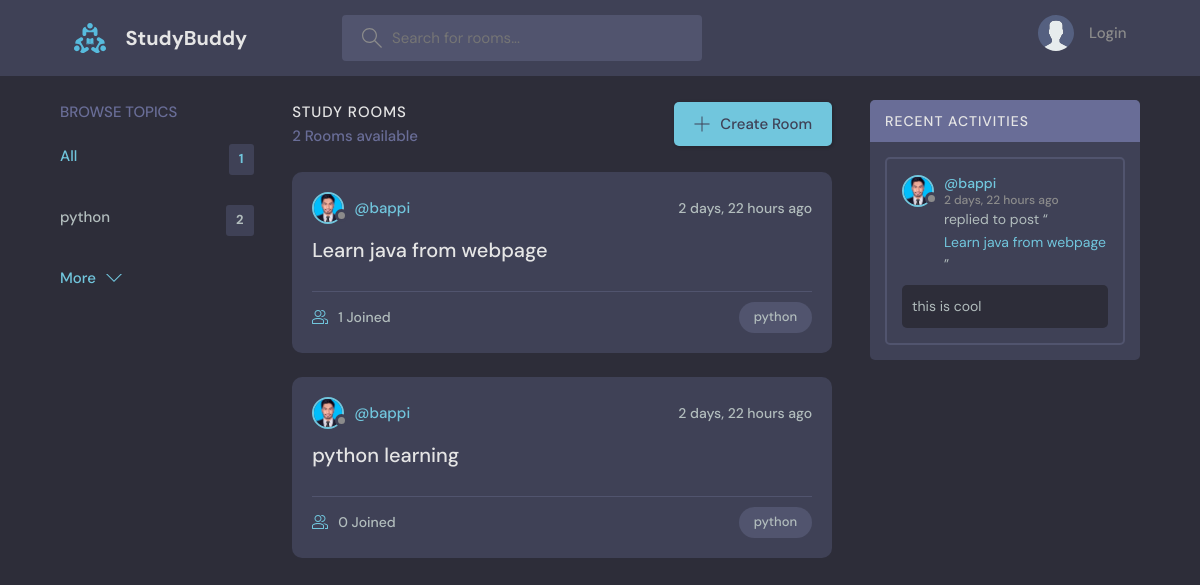
The app's page /, older data.
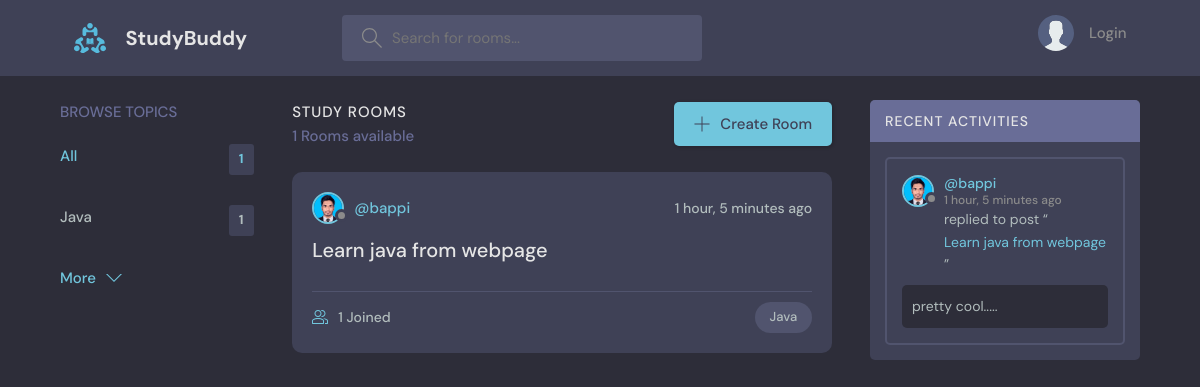
The same page, newer data.
### base/models.py (models this page shows, shortened)
class Topic(models.Model):
    name = models.CharField(max_length=200)

class Rooms(models.Model):
    host = models.ForeignKey(User, on_delete=models.SET_NULL, null=True)
    topic = models.ForeignKey(Topic, on_delete=models.SET_NULL, null=True)
    name = models.CharField(max_length=200)
    description = models.TextField(null=True, blank=True)
    participants = models.ManyToManyField(User, related_name='participants', blank=True)
    updated = models.DateTimeField(auto_now=True)
    created = models.DateTimeField(auto_now_add=True)
    class Meta:
        ordering = ['-updated','-created']
    def __str__(self):
        return self.name

class User(AbstractUser):
    name = models.CharField(max_length=200, null = True)
    email = models.EmailField(unique=True, null = True)
    bio = models.TextField(null=True)
    avatar = models.ImageField(null= True, default='avatar.svg')
    USERNAME_FIELD = 'email'
    REQUIRED_FIELDS = ['username']

class Message(models.Model):
    user = models.ForeignKey(User, on_delete=models.CASCADE)
    room = models.ForeignKey(Rooms, on_delete=models.CASCADE)
    body = models.TextField(max_length=200)
    updated = models.DateTimeField(auto_now=True)
    created = models.DateTimeField(auto_now_add=True)
    class Meta:
        ordering = ['-updated','-created']

### base/views.py (the view)
# urls.py: path('',views.home, name ="home"),
def home(request):
    q = request.GET.get('q') if request.GET.get('q') != None else ''
    print(q)
    rooms = Rooms.objects.filter(Q(topic__name__icontains =q) |
        Q(description__icontains=q) |
        Q(name__icontains=q)
        )
    topics = Topic.objects.all()[0:5]
    room_count = rooms.count()
    room_messages = Message.objects.filter(Q(room__topic__name__icontains=q))
    context = {'rooms': rooms,'topics':topics, 'room_count': room_count, 'room_messages':room_messages}
    return render(request, 'base/home.html',context)

### base/templates/base/home.html (shortened to what this page needs)
{% extends 'main.html' %}
{% block content %}
<main class="layout layout--3">
  <div class="container">
    {% include 'base/topics_compo.html' %}
    <div class="roomList">
      <div class="roomList__header">
        <div>
          <h2>Study Rooms</h2>
          <p>{{room_count}} Rooms available</p>
        </div>
        <a class="btn btn--main" href="{% url 'create_room' %}">
          <svg version="1.1" xmlns="http://www.w3.org/2000/svg" width="32" height="32" viewBox="0 0 32 32">
            <title>add</title>
            <path
              d="M16.943 0.943h-1.885v14.115h-14.115v1.885h14.115v14.115h1.885v-14.115h14.115v-1.885h-14.115v-14.115z">
            </path>
          </svg>
          Create Room
        </a>
      </div>
      {% include 'base/feed_component.html' %}
    </div>
    {% include 'base/activity_compo.html' %}
  </div>
</main>
{% endblock %}

### base/templates/base/topics_compo.html
<div class="topics">
    <div class="topics__header">
      <h2>Browse Topics</h2>
    </div>
    <ul class="topics__list">
      <li>
        <a href="{% url 'home' %}" class="active">All <span>{{ topics.count }}</span></a>
      </li>
      {% for topic in topics %}
      <li>
        <a href="{% url 'home' %}?q={{topic.name}}"> {{ topic.name }} <span>{{topic.rooms_set.all.count}}</span></a>
      </li>
      {% endfor%}
    </ul>
    <a class="btn btn--link" href="{% url 'topics' %}">
      More
      <svg version="1.1" xmlns="http://www.w3.org/2000/svg" width="32" height="32" viewBox="0 0 32 32">
        <title>chevron-down</title>
        <path d="M16 21l-13-13h-3l16 16 16-16h-3l-13 13z"></path>
      </svg>
    </a>
  </div>

### base/templates/base/feed_component.html (shortened to what this page needs)
{% for room in rooms %}
<div class="roomListRoom">
    <div class="roomListRoom__header">
        <a href="" class="roomListRoom__author">
            <div class="avatar avatar--small">
                <img src="{{room.host.avatar.url}}" />
            </div>
            <span>@{{room.host.username}}</span>
        </a>
        <div class="roomListRoom__actions">
            <span>{{room.created|timesince}} ago</span>
        </div>
    </div>
    <div class="roomListRoom__content">
        <a href="{% url 'room' room.id %}">{{room.name}}</a>
    </div>
    <div class="roomListRoom__meta">
        <a href="{% url 'room' room.id %}" class="roomListRoom__joined">
            {{room.participants.all.count}} Joined
        </a>
        <p class="roomListRoom__topic">{{room.topic.name}}</p>
    </div>
</div>
{% endfor %}

### base/templates/base/activity_compo.html (shortened to what this page needs)
  <div class="activities">
    <div class="activities__header">
        <h2>Recent Activities</h2>
    </div>
    {% for message in room_messages %}
    <div class="activities__box">
        <div class="activities__boxHeader roomListRoom__header">
            <a href="{% url 'user_profile' message.user.id %}" class="roomListRoom__author">
                <div class="avatar avatar--small">
                    <img src="{{message.user.avatar.url}}" />
                </div>
                <p>
                    @{{message.user.username}}
                    <span>{{message.created|timesince}} ago</span>
                </p>
            </a>
        </div>
        <div class="activities__boxContent">
            <p>replied to post “<a href="{% url 'room' message.room.id %}">{{message.room}}</a>”</p>
            <div class="activities__boxRoomContent">{{message.body}}</div>
        </div>
    </div>
    {% endfor %}
</div>

Row changes from the older to the newer data that the page shows:
removed Rooms: host.avatar (picture), host.username "bappi", created "2 days, 22 hours", name "Learn java from webpage", participants.all.count "1", topic.name "python"
changed Topic: name "python" → "Java"; rooms_set.all.count "2" → "1"
changed Rooms "bappi": host.avatar: a different picture; created "2 days, 22 hours" → "1 hour, 5 minutes"; name "python learning" → "Learn java from webpage"; participants.all.count "0" → "1"; topic.name "python" → "Java"
changed Message "bappi": user.avatar: a different picture; created "2 days, 22 hours" → "1 hour, 5 minutes"; body "this is cool" → "pretty cool....."
Text that changed along with them:
{{ room_count }}: "2" → "1"
